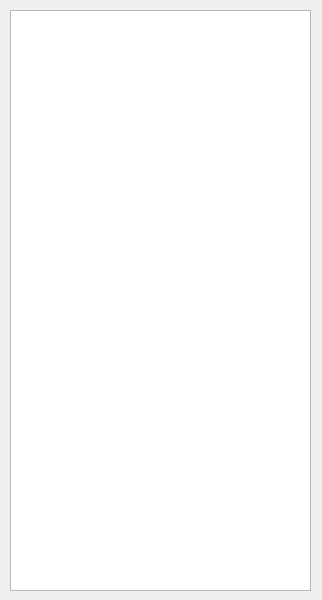
<?xml version="1.0" encoding="UTF-8"?>
<ui version="4.0">
 <class>chatlist</class>
 <widget class="QMainWindow" name="chatlist">
  <property name="geometry">
   <rect>
    <x>0</x>
    <y>0</y>
    <width>322</width>
    <height>600</height>
   </rect>
  </property>
  <property name="font">
   <font>
    <family>Arial Black</family>
   </font>
  </property>
  <property name="windowTitle">
   <string>好友列表</string>
  </property>
  <widget class="QWidget" name="centralwidget">
   <widget class="QListWidget" name="listWidget">
    <property name="geometry">
     <rect>
      <x>10</x>
      <y>10</y>
      <width>301</width>
      <height>581</height>
     </rect>
    </property>
   </widget>
  </widget>
 </widget>
 <resources/>
 <connections/>
</ui>
